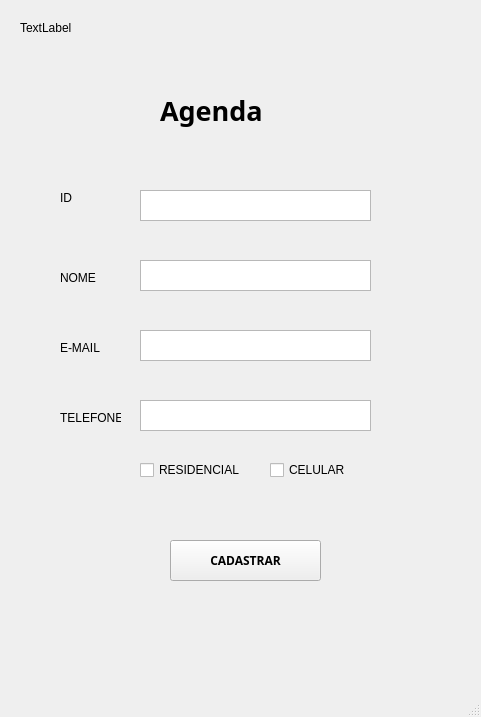
<?xml version="1.0" encoding="UTF-8"?>
<ui version="4.0">
 <class>MainWindow</class>
 <widget class="QMainWindow" name="MainWindow">
  <property name="geometry">
   <rect>
    <x>0</x>
    <y>0</y>
    <width>481</width>
    <height>717</height>
   </rect>
  </property>
  <property name="windowTitle">
   <string>MainWindow</string>
  </property>
  <widget class="QWidget" name="centralwidget">
   <widget class="QLabel" name="label">
    <property name="geometry">
     <rect>
      <x>60</x>
      <y>190</y>
      <width>55</width>
      <height>16</height>
     </rect>
    </property>
    <property name="text">
     <string>ID</string>
    </property>
   </widget>
   <widget class="QTextBrowser" name="textBrowser">
    <property name="geometry">
     <rect>
      <x>140</x>
      <y>190</y>
      <width>231</width>
      <height>31</height>
     </rect>
    </property>
   </widget>
   <widget class="QTextBrowser" name="textBrowser_2">
    <property name="geometry">
     <rect>
      <x>140</x>
      <y>260</y>
      <width>231</width>
      <height>31</height>
     </rect>
    </property>
   </widget>
   <widget class="QTextBrowser" name="textBrowser_3">
    <property name="geometry">
     <rect>
      <x>140</x>
      <y>330</y>
      <width>231</width>
      <height>31</height>
     </rect>
    </property>
   </widget>
   <widget class="QTextBrowser" name="textBrowser_4">
    <property name="geometry">
     <rect>
      <x>140</x>
      <y>400</y>
      <width>231</width>
      <height>31</height>
     </rect>
    </property>
   </widget>
   <widget class="QPushButton" name="btn_cadastro">
    <property name="geometry">
     <rect>
      <x>170</x>
      <y>540</y>
      <width>151</width>
      <height>41</height>
     </rect>
    </property>
    <property name="font">
     <font>
      <family>Montserrat Black</family>
      <weight>75</weight>
      <bold>true</bold>
     </font>
    </property>
    <property name="text">
     <string>CADASTRAR</string>
    </property>
   </widget>
   <widget class="QCheckBox" name="checkBox">
    <property name="geometry">
     <rect>
      <x>140</x>
      <y>460</y>
      <width>101</width>
      <height>20</height>
     </rect>
    </property>
    <property name="text">
     <string>RESIDENCIAL</string>
    </property>
   </widget>
   <widget class="QCheckBox" name="checkBox_2">
    <property name="geometry">
     <rect>
      <x>270</x>
      <y>460</y>
      <width>81</width>
      <height>20</height>
     </rect>
    </property>
    <property name="text">
     <string>CELULAR</string>
    </property>
   </widget>
   <widget class="QLabel" name="label_2">
    <property name="geometry">
     <rect>
      <x>160</x>
      <y>90</y>
      <width>141</width>
      <height>41</height>
     </rect>
    </property>
    <property name="font">
     <font>
      <family>Montserrat Black</family>
      <pointsize>20</pointsize>
      <weight>75</weight>
      <bold>true</bold>
     </font>
    </property>
    <property name="text">
     <string>Agenda</string>
    </property>
   </widget>
   <widget class="QLabel" name="label_3">
    <property name="geometry">
     <rect>
      <x>60</x>
      <y>340</y>
      <width>55</width>
      <height>16</height>
     </rect>
    </property>
    <property name="text">
     <string>E-MAIL</string>
    </property>
   </widget>
   <widget class="QLabel" name="label_4">
    <property name="geometry">
     <rect>
      <x>60</x>
      <y>270</y>
      <width>55</width>
      <height>16</height>
     </rect>
    </property>
    <property name="text">
     <string>NOME</string>
    </property>
   </widget>
   <widget class="QLabel" name="label_5">
    <property name="geometry">
     <rect>
      <x>60</x>
      <y>410</y>
      <width>61</width>
      <height>16</height>
     </rect>
    </property>
    <property name="text">
     <string>TELEFONE:</string>
    </property>
   </widget>
   <widget class="QLabel" name="label_6">
    <property name="geometry">
     <rect>
      <x>20</x>
      <y>20</y>
      <width>55</width>
      <height>16</height>
     </rect>
    </property>
    <property name="text">
     <string>TextLabel</string>
    </property>
   </widget>
  </widget>
  <widget class="QMenuBar" name="menubar">
   <property name="geometry">
    <rect>
     <x>0</x>
     <y>0</y>
     <width>481</width>
     <height>26</height>
    </rect>
   </property>
  </widget>
  <widget class="QStatusBar" name="statusbar"/>
 </widget>
 <resources/>
 <connections/>
</ui>
